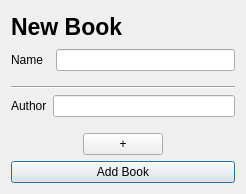
<?xml version="1.0" encoding="UTF-8"?>
<ui version="4.0">
 <class>newBookForm</class>
 <widget class="QDialog" name="newBookForm">
  <property name="geometry">
   <rect>
    <x>0</x>
    <y>0</y>
    <width>246</width>
    <height>194</height>
   </rect>
  </property>
  <property name="windowTitle">
   <string>Add Book</string>
  </property>
  <layout class="QGridLayout" name="gridLayout">
   <item row="0" column="0">
    <layout class="QVBoxLayout" name="verticalLayout">
     <item>
      <widget class="QLabel" name="label">
       <property name="font">
        <font>
         <pointsize>17</pointsize>
         <weight>75</weight>
         <bold>true</bold>
        </font>
       </property>
       <property name="text">
        <string>New Book</string>
       </property>
      </widget>
     </item>
     <item>
      <layout class="QFormLayout" name="formLayout">
       <item row="0" column="0">
        <widget class="QLabel" name="label_2">
         <property name="text">
          <string>Name  </string>
         </property>
        </widget>
       </item>
       <item row="0" column="1">
        <widget class="QLineEdit" name="bookName"/>
       </item>
      </layout>
     </item>
     <item>
      <widget class="Line" name="line">
       <property name="orientation">
        <enum>Qt::Horizontal</enum>
       </property>
      </widget>
     </item>
     <item>
      <layout class="QFormLayout" name="form">
       <item row="0" column="0">
        <widget class="QLabel" name="label_3">
         <property name="text">
          <string>Author</string>
         </property>
        </widget>
       </item>
       <item row="0" column="1">
        <widget class="QLineEdit" name="Author1"/>
       </item>
      </layout>
     </item>
     <item>
      <layout class="QHBoxLayout" name="horizontalLayout">
       <item>
        <spacer name="horizontalSpacer">
         <property name="orientation">
          <enum>Qt::Horizontal</enum>
         </property>
         <property name="sizeHint" stdset="0">
          <size>
           <width>40</width>
           <height>20</height>
          </size>
         </property>
        </spacer>
       </item>
       <item>
        <widget class="QPushButton" name="pushButton">
         <property name="text">
          <string>+</string>
         </property>
        </widget>
       </item>
       <item>
        <spacer name="horizontalSpacer_2">
         <property name="orientation">
          <enum>Qt::Horizontal</enum>
         </property>
         <property name="sizeHint" stdset="0">
          <size>
           <width>40</width>
           <height>20</height>
          </size>
         </property>
        </spacer>
       </item>
      </layout>
     </item>
     <item>
      <widget class="QPushButton" name="pushButton_2">
       <property name="text">
        <string>Add Book</string>
       </property>
       <property name="default">
        <bool>true</bool>
       </property>
      </widget>
     </item>
    </layout>
   </item>
  </layout>
 </widget>
 <resources/>
 <connections/>
</ui>
